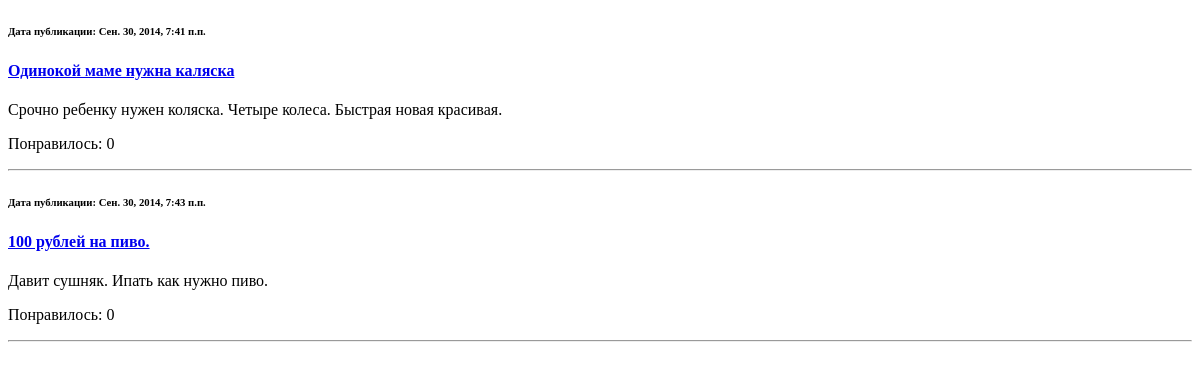
The page /basicview/articles/all/ on the database as committed earlier.
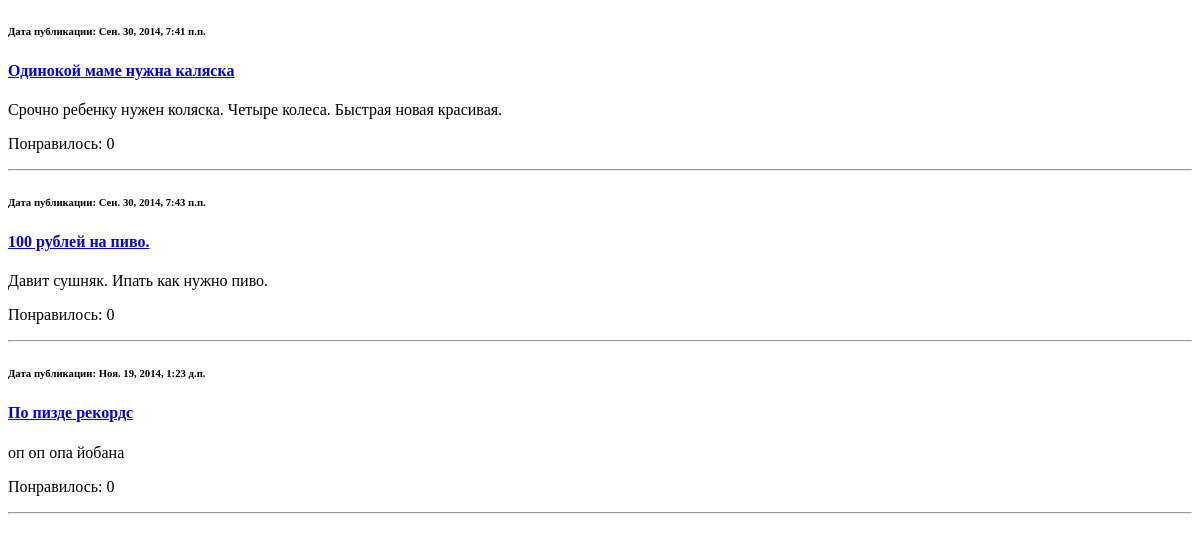
The same page on the database as committed later.
### article/models.py (models this page shows)
class Article(models.Model):
    class Meta():
        db_table = 'article'
    article_title = models.CharField(max_length = 200)
    article_text = models.TextField()
    article_date = models.DateTimeField()
    article_likes = models.IntegerField(default=0)

### article/views.py (the view)
# urls.py: url(r'^articles/get/(?P<article_id>\d+)/$', 'article.views.article'),
def articles(request):
    return render_to_response('articles.html', {'articles': Article.objects.all()})

### templates/articles.html (shortened to what this page needs)
<!DOCTYPE html>
<html>
<head>
</head>
<body>
<body>
{% for article in articles %}
<h6>Дата публикации: {{ article.article_date }}</h6>
<h4><a href="/articles/get/{{ article.id }}">{{ article.article_title }}</a></h4>
<p>{{ article.article_text }}</p>
<p>Понравилось: {{ article.article_likes }}</p>
<hr>
{% endfor %}
</body>
</html>

Rows that differ between the two databases and show on the page:
added Article: article_date "Ноя. 19, 2014, 1:23 д.п.", article_title "По пизде рекордс", article_text "оп оп опа йобана", article_likes "0"
